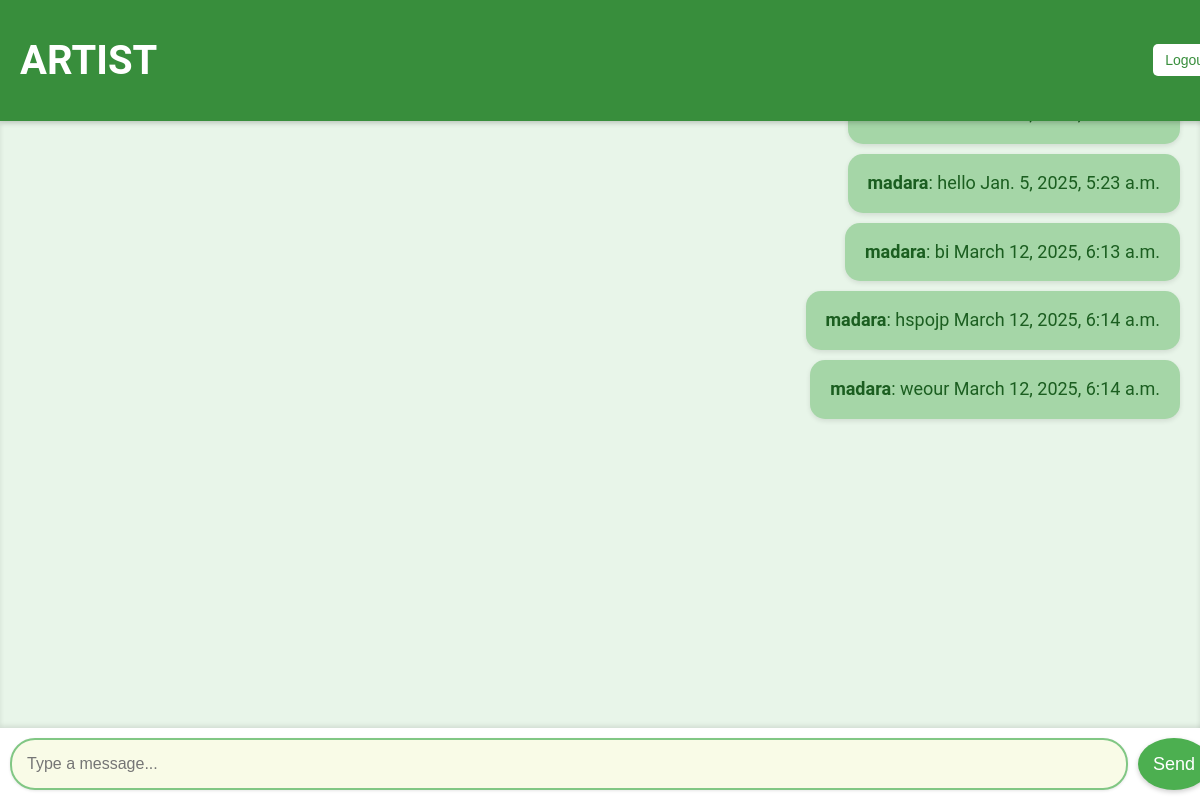
The page /chat/madara/ (signed in) on the database its author committed.
### artist_app/models.py (models this page shows, shortened)
class Message(models.Model):
    sender = models.ForeignKey(User, on_delete=models.CASCADE, related_name='sent_messages')
    receiver = models.ForeignKey(User, on_delete=models.CASCADE, related_name='received_messages')
    content = models.TextField()
    timestamp = models.DateTimeField(auto_now_add=True)
    class Meta:
        ordering = ['timestamp']

### artist_app/views.py (the view)
# urls.py: path('chat/<str:username>/', views.chat_art, name='chat'),
@login_required
def chat_art(request, username):
    other_user = get_object_or_404(User, username=username)
    room_name = f'private_{min(request.user.username, other_user.username)}_{max(request.user.username, other_user.username)}'
    messages = Message.objects.filter(
        sender__in=[request.user, other_user],
        receiver__in=[request.user, other_user]
    ).order_by('timestamp')
    return render(request, 'chat_artist.html', {
        'room_name': room_name,
        'other_user': other_user,
        'messages': messages,
    })

### templates/chat_artist.html (shortened to what this page needs)
{% load static %}
<!DOCTYPE html>
<html>
<head>
    <link rel="stylesheet" href="{% static 'css/chat_artist.css' %}">
</head>
<body>
    <header>
        <h1>ARTIST</h1>
        <form method="post" action="{% url 'logout_art' %}">
            <button type="submit">Logout</button>
        </form>
    </header>
    <div id="chat-log">
        {% for msg in messages %}
            <p class="{% if msg.sender == request.user %}sent{% else %}received{% endif %}">
                <strong>{{ msg.sender.username }}</strong>:
                {{ msg.content }}
                <span>{{ msg.timestamp }}</span>
            </p>
        {% endfor %}
    </div>
    <footer>
        <input id="chat-message-input" type="text" placeholder="Type a message...">
        <button id="chat-message-send">Send</button>
    </footer>
</body>
</html>

### static/css/chat_artist.css (style rules this page uses)
body { margin: 0; padding: 0; box-sizing: border-box; font-family: 'Roboto', sans-serif; height: 100vh; display: flex; flex-direction: column; background: linear-gradient(135deg, #4caf50, #81c784); color: #333; }
header { width: 100%; background: #388e3c; color: white; padding: 10px 20px; font-size: 20px; font-weight: bold; position: fixed; top: 0; z-index: 1; display: flex; justify-content: space-between; align-items: center; box-shadow: 0 2px 5px rgba(0, 0, 0, 0.2); }
header button { background-color: #ffffff; color: #388e3c; border: none; padding: 8px 12px; border-radius: 5px; cursor: pointer; font-size: 14px; }
#chat-log { flex: 1; margin-top: 60px; margin-bottom: 60px; overflow-y: auto; display: flex; flex-direction: column; background: #e8f5e9; padding: 10px; border-radius: 10px 10px 0 0; box-shadow: inset 0 2px 5px rgba(0, 0, 0, 0.1); }
#chat-log p { display: inline-block; max-width: 80%; margin: 5px 0; padding: 15px 20px; border-radius: 15px; word-wrap: break-word; font-size: 25px; line-height: 1.6; box-shadow: 0 2px 5px rgba(0, 0, 0, 0.1); }
.sent { align-self: flex-end; background-color: #a5d6a7; color: #1b5e20; }
footer { width: 100%; background: #ffffff; padding: 10px; display: flex; position: fixed; bottom: 0; box-shadow: 0 -2px 5px rgba(0, 0, 0, 0.1); }
footer input { flex: 1; padding: 15px; border: 2px solid #81c784; border-radius: 25px; outline: none; font-size: 25px; background: #f9fbe7; box-shadow: 0 1px 3px rgba(0, 0, 0, 0.1); }
footer button { background-color: #4caf50; color: white; border: none; padding: 15px; margin-left: 10px; border-radius: 50%; cursor: pointer; font-size: 30px; box-shadow: 0 2px 5px rgba(0, 0, 0, 0.2); transition: transform 0.2s ease-in-out; }
@media (min-width: 768px) { #chat-log { padding: 20px; } }
@media (min-width: 768px) { #chat-log p { font-size: 18px; padding: 15px 20px; } }
@media (min-width: 768px) { footer input { font-size: 16px; } }
@media (min-width: 768px) { footer button { font-size: 18px; } }

### rows shown on the page
Message: sender.username "madara", content "hello", timestamp "Jan. 5, 2025, 5:23 a.m."
Message: sender.username "madara", content "bi", timestamp "March 12, 2025, 6:13 a.m."
Message: sender.username "madara", content "hspojp", timestamp "March 12, 2025, 6:14 a.m."
Message: sender.username "madara", content "weour", timestamp "March 12, 2025, 6:14 a.m."
